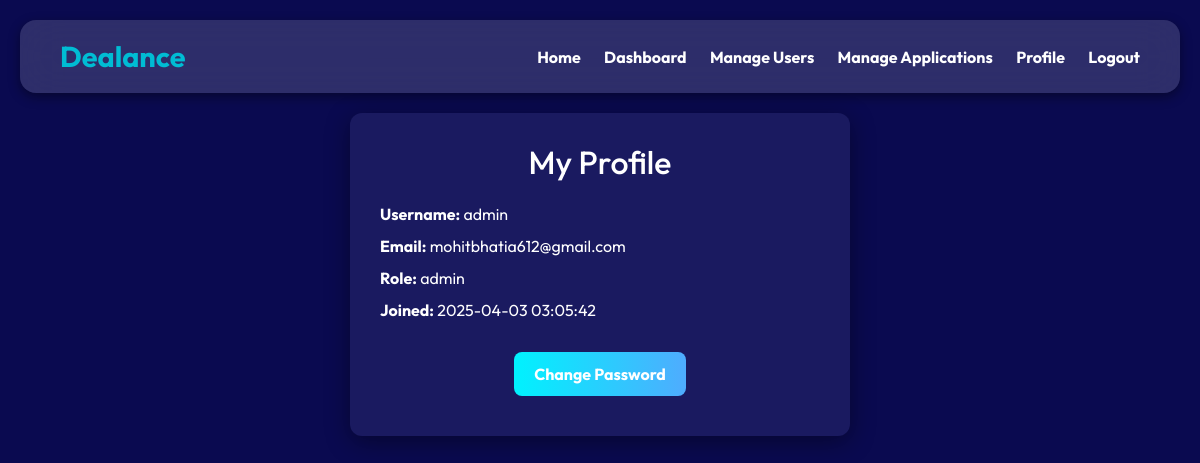
The page /pages/profile.php (signed in) on the database its author committed.
### tables this page shows
CREATE TABLE users (
    user_id INT AUTO_INCREMENT PRIMARY KEY,
    username VARCHAR(255) NOT NULL,
    email VARCHAR(255) NOT NULL,
    password VARCHAR(255) NOT NULL,
    role ENUM('admin', 'employer', 'freelancer') NOT NULL,
    created_at TIMESTAMP DEFAULT CURRENT_TIMESTAMP
);

### pages/profile.php (the view, shortened to what this page needs)
<?php
include "../database/db.php";
$userId = $_SESSION['user_id'];
$result = $conn->query("SELECT username, email, role, created_at FROM users WHERE user_id = $userId");
$user = $result->fetch_assoc();
?>
<!DOCTYPE html>
<html>
<head>
</head>
<body>
    <?php include "../components/_nav.php"; ?>
    <div class="profile-container">
        <h2>My Profile</h2>
        <div class="profile-info">
            <p><strong>Username:</strong> <?= htmlspecialchars($user['username']) ?></p>
            <p><strong>Email:</strong> <?= htmlspecialchars($user['email']) ?></p>
            <p><strong>Role:</strong> <?= htmlspecialchars($user['role']) ?></p>
            <p><strong>Joined:</strong> <?= htmlspecialchars($user['created_at']) ?></p>
        </div>
        <div class="button-group">
            <button onclick="location.href='change_password.php'">Change Password</button>
        </div>
    </div>
</body>
</html>

### pages/profile.php (style rules this page uses)
* { margin: 0; padding: 0; box-sizing: border-box; }
body { font-family: 'Outfit', sans-serif; background: rgb(1, 1, 70); color: white; padding-top: 100px; }
html, body { margin: 0; padding: 0; }
.profile-container { max-width: 500px; margin: auto; background-color: #1a1a60; padding: 30px; border-radius: 12px; box-shadow: 0 6px 24px rgba(0, 0, 0, 0.4); text-align: center; }
.profile-container h2 { margin-bottom: 20px; }
.profile-info { text-align: left; margin-bottom: 20px; }
.profile-info p { margin: 8px 0; }
.button-group button { background: linear-gradient(to right, #00f2fe, #4facfe); color: white; border: none; padding: 10px 20px; margin: 10px 5px; border-radius: 8px; font-weight: bold; cursor: pointer; transition: opacity 0.3s ease; }

### components/_nav.php (style rules this page uses)
* { margin: 0; padding: 0; box-sizing: border-box; }
body { font-family: 'Outfit', sans-serif; background: rgb(10, 10, 80); color: white; }

### rows shown on the page
users: username "admin", email "mohitbhatia612@gmail.com", role "admin", created_at "2025-04-03 03:05:42"

### other values the page prints
$linkText "Home"
$linkText "Dashboard"
$linkText "Manage Users"
$linkText "Manage Applications"
$linkText "Profile"
$linkText "Logout"
